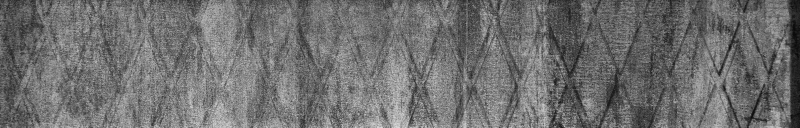
#> input picture features/reference_defect_free.png, 1600 x 256 px (shown at 1/2 size)
$ python -i shape_features.py   (imports and definitions only)
#> lines starting #> are read from the running program, lines starting #| are printed output that depends on the picture
#> further down, picture is the input picture: shape (256, 1600, 3); min 7, max 224, mean 111.3
"""
Group 3: Shape and Morphological Feature Extraction Module (Features 9 - 12).

Implements 4 geometric and topological descriptors extracted from binary defect masks:
  9. Connected Component Count
  10. Largest Component Solidity
  11. Defect Aspect Ratio
  12. Skeleton Branching Complexity

Features can be computed from:
  a) Ground-truth binary segmentation mask (used during offline training & ground-truth validation).
  b) Image-only candidate defect segmentation mask (used during leakage-free inference on new images
     where ground-truth masks are not available).
"""

from typing import Optional, Tuple
import cv2
import numpy as np
from scipy import ndimage
from skimage.morphology import skeletonize


def segment_candidate_defect_mask(
    image: np.ndarray,
    reference_image: Optional[np.ndarray] = None,
    kernel_size: int = 15
) -> np.ndarray:
    """
    Leakage-Free Candidate Defect Region Segmentation.

    Extracts a binary candidate defect mask directly from the preprocessed grayscale
    image without relying on ground-truth RLE annotations. This prevents data leakage
    during real-time prediction and inference.

    Methodology:
      1. Morphological Top-Hat filter isolates bright surface anomalies against local background.
      2. Morphological Black-Hat filter isolates dark cavities, cracks, and pitting indentations.
      3. Morphological gradient/sum captures structural anomaly energy.
      4. If a defect-free reference template is supplied, blends the absolute structural difference.
      5. Applies Otsu's dynamic threshold to segment prominent surface defects.
      6. Applies morphological area filtering to suppress camera thermal noise.

    Args:
        image: Preprocessed 2D grayscale uint8 image array (256x1600).
        reference_image: Optional preprocessed defect-free reference template.
        kernel_size: Structuring element dimension. Default is 15.

    Returns:
        np.ndarray: 2D binary candidate defect mask (uint8, values 0 and 255).
    """
#> called with kernel_size = 15
    try:
        if image is None:
            return np.zeros((256, 1600), dtype=np.uint8)

        # 1. Structural morphology filters (Top-Hat + Black-Hat)
        kernel = cv2.getStructuringElement(cv2.MORPH_RECT, (kernel_size, kernel_size))
        top_hat = cv2.morphologyEx(image, cv2.MORPH_TOPHAT, kernel)
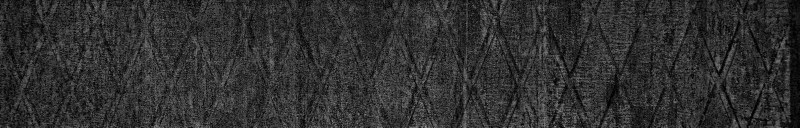
#> top_hat: shape (256, 1600, 3) (shown at 1/2 size); min 0, max 161, mean 48.2
        black_hat = cv2.morphologyEx(image, cv2.MORPH_BLACKHAT, kernel)
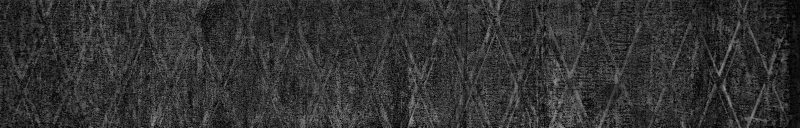
#> black_hat: shape (256, 1600, 3) (shown at 1/2 size); min 0, max 164, mean 50.2
        anomaly_map = cv2.add(top_hat, black_hat)
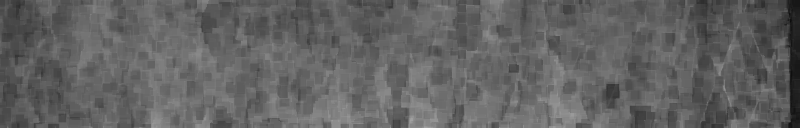
#> anomaly_map: shape (256, 1600, 3) (shown at 1/2 size); min 5, max 164, mean 98.4

        # 2. Blend with reference image difference if available
        if reference_image is not None and reference_image.shape == image.shape:
            ref_diff = cv2.absdiff(image, reference_image)
            anomaly_map = cv2.addWeighted(anomaly_map, 0.7, ref_diff, 0.3, 0)

        # 3. Dynamic Otsu Thresholding
        blurred = cv2.GaussianBlur(anomaly_map, (5, 5), 0)
        otsu_thresh, binary_mask = cv2.threshold(blurred, 0, 255, cv2.THRESH_BINARY + cv2.THRESH_OTSU)

        # 4. Morphological opening to suppress trivial sub-pixel salt noise
        clean_kernel = cv2.getStructuringElement(cv2.MORPH_RECT, (3, 3))
        filtered_mask = cv2.morphologyEx(binary_mask, cv2.MORPH_OPEN, clean_kernel)

        return filtered_mask
    except Exception:
        return np.zeros_like(image, dtype=np.uint8) if image is not None else np.zeros((256, 1600), dtype=np.uint8)
#> returned value: shape (256, 1600, 3); every value is 0


# [171 lines left out: functions _resolve_mask, calculate_connected_component_count, calculate_largest_component_solidity, calculate_defect_aspect_ratio, calculate_skeleton_branching_complexity, not called in this run]

>>> import cv2
>>> picture = cv2.imread('../features/reference_defect_free.png')
>>> result = segment_candidate_defect_mask(picture)
